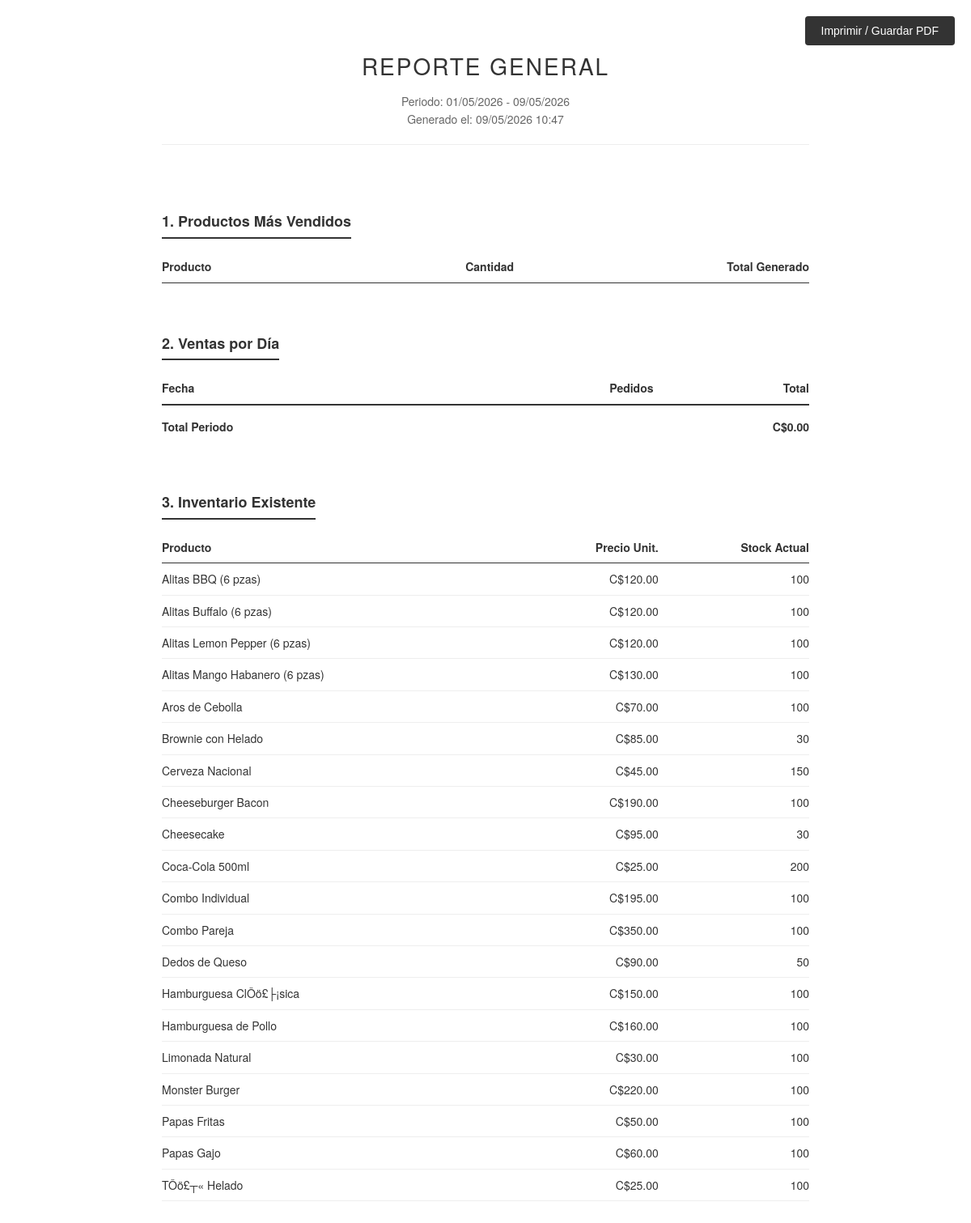
The app's page /imprimir_reporte.php (signed in), older data.
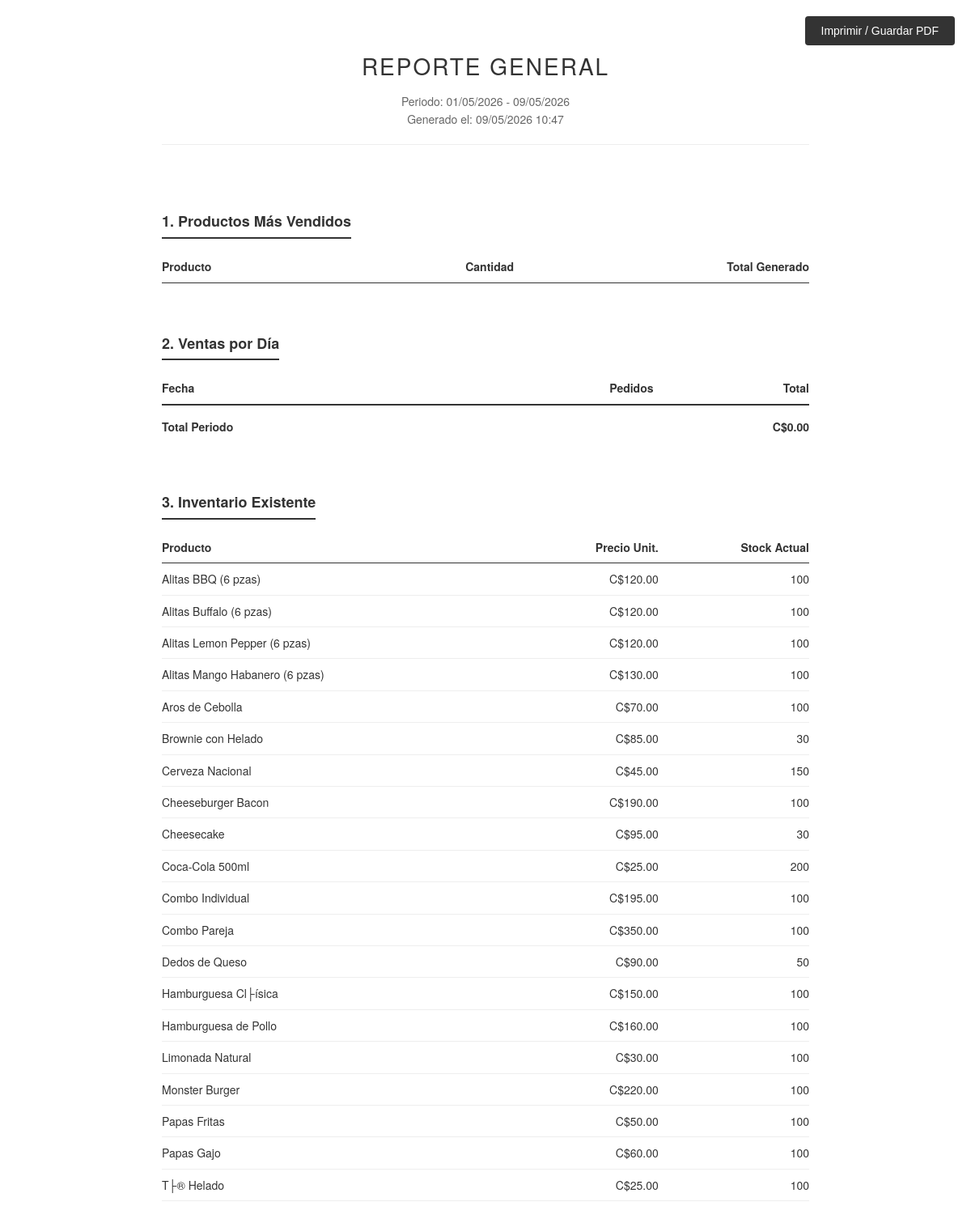
The same page, newer data.
### tables this page shows
CREATE TABLE `products` (
  `id` int(11) NOT NULL AUTO_INCREMENT,
  `code` varchar(50) NOT NULL,
  `name` varchar(150) NOT NULL,
  `description` text DEFAULT NULL,
  `price` decimal(10,2) NOT NULL,
  `stock` int(11) DEFAULT 0,
  `category_id` int(11) DEFAULT NULL,
  `image` varchar(255) DEFAULT NULL,
  `status` enum('active','inactive') DEFAULT 'active',
  `date_created` timestamp NOT NULL DEFAULT current_timestamp(),
  `image_url` varchar(255) DEFAULT NULL,
  `icon` varchar(50) DEFAULT '????',
  PRIMARY KEY (`id`),
  UNIQUE KEY `code` (`code`),
  KEY `category_id` (`category_id`),
  CONSTRAINT `products_ibfk_1` FOREIGN KEY (`category_id`) REFERENCES `categories` (`id`) ON DELETE SET NULL ON UPDATE CASCADE
);

### imprimir_reporte.php (the view, shortened to what this page needs)
<?php
require_once __DIR__ . '/config/db.php';
$start_date = $_GET['start_date'] ?? date('Y-m-01');
$end_date = $_GET['end_date'] ?? date('Y-m-d');
$stmt = $pdo->query('SELECT name, stock, price FROM products WHERE status = "active" ORDER BY name ASC');
$inventory = $stmt->fetchAll();
$total_sales = 0;
?>
<!DOCTYPE html>
<html lang="es">
<head>
</head>
<body>
    <button onclick="window.print()" class="btn-print no-print">Imprimir / Guardar PDF</button>
    <h1>Reporte General</h1>
    <div class="meta">
        Periodo: <?= date('d/m/Y', strtotime($start_date)) ?> - <?= date('d/m/Y', strtotime($end_date)) ?><br>
        Generado el: <?= date('d/m/Y H:i') ?>
    </div>
    <h2>1. Productos Más Vendidos</h2>
    <table>
        <thead>
            <tr>
                <th>Producto</th>
                <th class="text-right">Cantidad</th>
                <th class="text-right">Total Generado</th>
            </tr>
        </thead>
    </table>
    <h2>2. Ventas por Día</h2>
    <table>
        <thead>
            <tr>
                <th>Fecha</th>
                <th class="text-right">Pedidos</th>
                <th class="text-right">Total</th>
            </tr>
        </thead>
        <tbody>
            <tr class="total-row">
                <td>Total Periodo</td>
                <td></td>
                <td class="text-right">C$<?= number_format($total_sales, 2) ?></td>
            </tr>
        </tbody>
    </table>
    <h2>3. Inventario Existente</h2>
    <table>
        <thead>
            <tr>
                <th>Producto</th>
                <th class="text-right">Precio Unit.</th>
                <th class="text-right">Stock Actual</th>
            </tr>
        </thead>
        <tbody>
            <?php foreach ($inventory as $item): ?>
            <tr>
                <td><?= htmlspecialchars($item['name']) ?></td>
                <td class="text-right">C$<?= number_format($item['price'], 2) ?></td>
                <td class="text-right"><?= $item['stock'] ?></td>
            </tr>
            <?php endforeach; ?>
        </tbody>
    </table>
</body>
</html>

### imprimir_reporte.php (style rules this page uses)
body { font-family: 'Helvetica Neue', Helvetica, Arial, sans-serif; color: #333; line-height: 1.6; max-width: 800px; margin: 0 auto; padding: 40px; }
h1 { font-weight: 300; font-size: 28px; margin-bottom: 10px; text-align: center; text-transform: uppercase; letter-spacing: 2px; }
.meta { text-align: center; color: #666; font-size: 14px; margin-bottom: 40px; border-bottom: 1px solid #eee; padding-bottom: 20px; }
h2 { font-size: 18px; font-weight: 600; margin-top: 40px; margin-bottom: 15px; border-bottom: 2px solid #333; padding-bottom: 5px; display: inline-block; }
table { width: 100%; border-collapse: collapse; margin-bottom: 20px; font-size: 14px; }
th { text-align: left; font-weight: 600; border-bottom: 1px solid #333; padding: 8px 0; }
td { padding: 8px 0; border-bottom: 1px solid #eee; }
.text-right { text-align: right; }
.total-row td { font-weight: 700; border-top: 2px solid #333; border-bottom: none; padding-top: 15px; }
.btn-print { position: fixed; top: 20px; right: 20px; background: #333; color: white; border: none; padding: 10px 20px; cursor: pointer; border-radius: 4px; font-size: 14px; }

Row changes from the older to the newer data that the page shows:
changed products: name "Hamburguesa ClÔö£├¡sica" → "Hamburguesa Cl├ísica"
changed products: name "TÔö£┬« Helado" → "T├® Helado"
